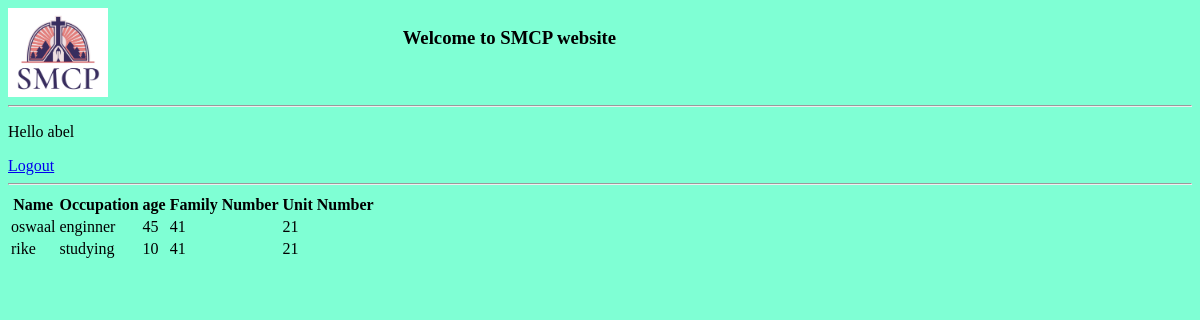
Page /searchperson/ (signed in) on the committed database.
### base/models.py (models this page shows, shortened)
class person(models.Model):
    familynumber = models.ForeignKey(family,on_delete=models.SET_NULL, null = True)
    name = models.CharField(max_length=100)
    relation = models.CharField(max_length=100)
    occupation = models.CharField(max_length=100)
    phone  = models.CharField(max_length=100, blank=True ,null=True)
    age = models.IntegerField()

class family(models.Model):
    unitnumber = models.ForeignKey(bcc_unit,on_delete=models.SET_NULL, null = True)
    familynumber = models.IntegerField()
    address = models.CharField(max_length=400)
    phone = models.CharField(max_length=100)
    def __str__(self):
        return str(self.familynumber)

class bcc_unit(models.Model):
    unitname = models.CharField(max_length=100)
    unitnumber = models.IntegerField()
    leaders = models.CharField(max_length=100)
    secretary = models.CharField(max_length=100)
    pastoral_minstry = models.CharField(max_length=100)
    education_minstry = models.CharField(max_length=100)
    social_action_minstry = models.CharField(max_length=100)
    family_minstry = models.CharField(max_length=100)
    laity_minstry = models.CharField(max_length=100)
    youth_minstry = models.CharField(max_length=100)
    def __str__(self):
        return str(self.unitnumber)

### base/views.py (the view)
# urls.py: path('searchperson/',views.searchperson,name='searchperson'),
def searchperson(request):
    cat = request.POST.get('cat')
    q= request.POST.get('q') if request.POST.get('q') != None else ''
    if cat == 'name':
        persons = person.objects.filter(name__icontains=q)
    elif cat == 'occupation':
        persons = person.objects.filter(occupation__icontains=q)
    elif cat == 'age':
        persons = person.objects.filter(age__icontains=q)
    elif cat == 'familynumber':
        persons = person.objects.filter(familynumber__familynumber__icontains=q)
    elif cat=='age less than':
        persons= person.objects.filter(age__lt=q)
    elif cat =='age greater than':
        persons= person.objects.filter(age__gt=q)
    else:
        persons =person.objects.filter(
            Q(name__icontains=q) |
            Q(occupation__icontains=q) |
            Q(age__icontains=q)
        )
    context = {'persons':persons,'cat':cat}
    return render(request,'base/searchperson.html',context)

### base/templates/base/searchperson.html (shortened to what this page needs)
{% extends 'main.html' %}
{% block content %}
<head>
  <link rel="stylesheet" type="text/css" media="screen" src="/static/styles/searchperson.css">
</head>
<body>
  <table>
    <tr>
      <th>Name</th>
      <th>Occupation</th>
      <th>age</th>
      <th>Family Number</th>
      <th>Unit Number</th>
    </tr>
    {% for person in persons %}
    <tr>
      <td>{{person.name}}</td>
      <td>{{person.occupation}}</td>
      <td>{{person.age}}</td>
      <td>{{person.familynumber}}</td>
      <td>{{person.familynumber.unitnumber}}</td>
    </tr>
    {% endfor %}
  </table>
</body>
</html>
{% endblock content %}

### templates/navbar.html
<div>
  {% if request.user.is_authenticated %}
  <p>Hello {{request.user}}</p>
  <a href="{% url 'logout' %}">Logout</a>
  <hr>
  {% else %}
  <a href="{% url 'login' %}">Login for admin</a>
  <hr>
  {% endif %}
</div>

### static/styles/main.css (style rules this page uses)
body { background-color: aquamarine; }

### rows in the picture
person: name "oswaal", occupation "enginner", age "45", familynumber "41", familynumber.unitnumber "21"
person: name "rike", occupation "studying", age "10", familynumber "41", familynumber.unitnumber "21"

### other values in the picture
{{ request.user }} "abel"
